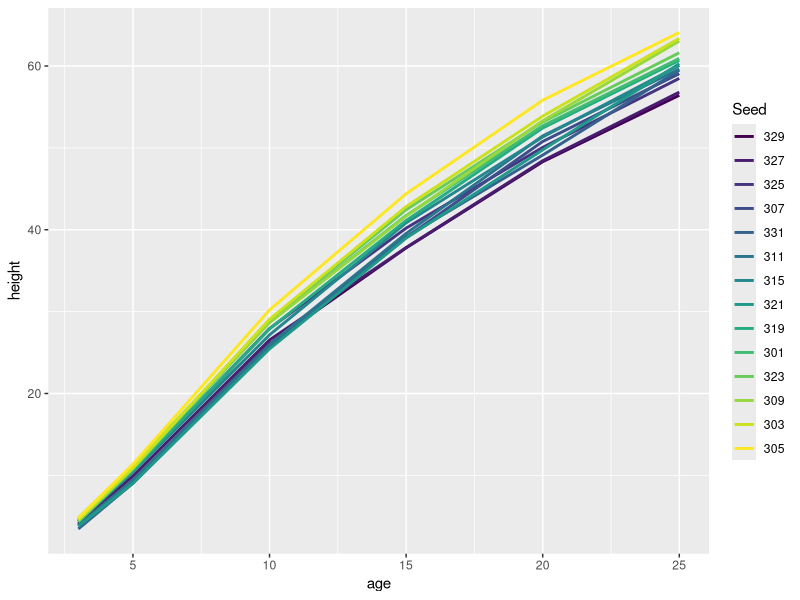

Write R code to recreate this figure.
data(Loblolly)
head(Loblolly)
install.packages("ggplot2")
library(ggplot2)

ggplot(data = Loblolly, aes(x = age, y = height)) + geom_line(aes(color = Seed), linetype = 1, size = 1)
